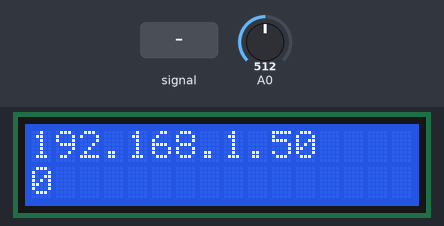
This sketch was run on a simulated Arduino Uno, built with avr-gcc and run on an emulated ATmega328P. Shown: 16×2 character LCD. The inputs (shaded band) are chosen by the test bench; at power-on: A0 = 512. WiFi joins after 1.5 s; servers stay silent unless stated; what the sketch prints to the serial monitor is not drawn.

Above: at 2.7 s.
2.8 s: A0 fed a 2 Hz sine of ±306 counts around its level
At 3.27 s:
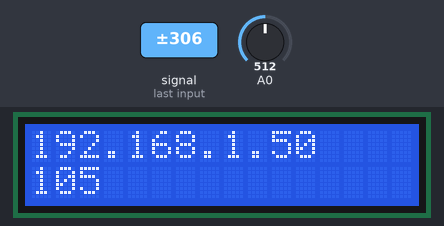
4.7 s: A0 set to 490
At 4.93 s:
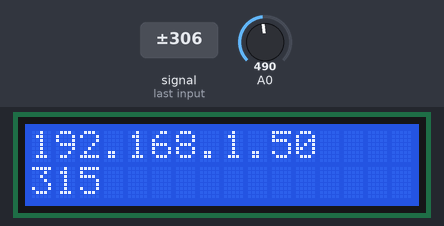
6.6 s: A0 fed a 200 Hz sine of ±81 counts around its level
At 7.6 s:
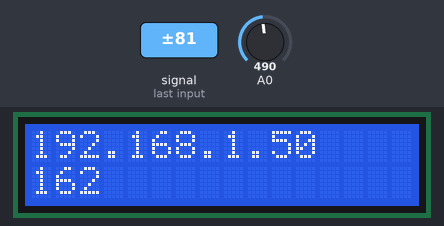
8.5 s: A0 set to 306
At 8.75 s:
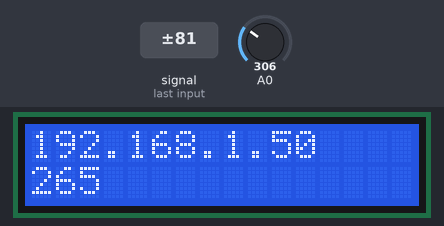
10.4 s: A0 set to 122
At 11.05 s:
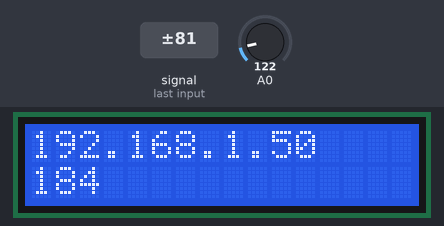
Timing chart, 0 to 13.4 s (numbered marks = the images above; inputs shaded):
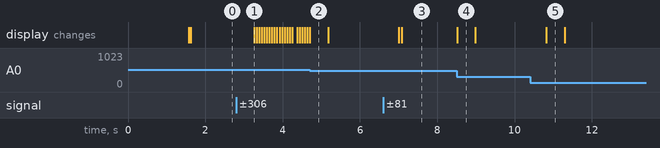

The sketch:

sketch_jul26a.ino
```cpp
#include <LiquidCrystal.h>
LiquidCrystal lcd(7, 6, 5, 4, 3, 2);

#include <SPI.h>

#include <Ethernet2.h>

byte mac[] = { 0x90, 0xA2, 0xDA, 0x10, 0xE1, 0xEE };

EthernetClient client;

char server[] = "iot.robofun.ro";


bool isInternet = true;

void setup() {
  Serial.begin(9600);
  lcd.begin(16, 2);
  lcd.setCursor(0, 0);
  lcd.print("START INTERNET..");

  if (Ethernet.begin(mac) == 0) {
    isInternet = false;
    lcd.setCursor(0, 0);
    lcd.print("                ");
    lcd.setCursor(0, 0);
    lcd.print("NO INTERNET");
  } else {
    isInternet = true;
    Serial.println(Ethernet.localIP());
    lcd.setCursor(0, 0);
    lcd.print("                ");
    lcd.setCursor(0, 0);
    lcd.print(Ethernet.localIP());
  }
}

int oldVal = 0;

long iotUpdateTime = 0;

void loop() {
  int val = readCurrent();

  if (val < 16) {
    val = 0;
  }

  if (oldVal != val) {

    if (oldVal == 0) {
      iotUpdateTime = millis();
      sendIOT(oldVal);
      sendIOT(val);
    }

    if (oldVal != 0) {
      if ((millis() - iotUpdateTime) > 60 * 10000) {
        iotUpdateTime = millis();
        sendIOT(val);
      }
    }

    if (val == 0){
        iotUpdateTime = millis();
        sendIOT(oldVal);
        sendIOT(val);
    }

    oldVal = val;
  }


  Serial.println(val);
  lcd.setCursor(0, 1);
  lcd.print("     ");
  lcd.setCursor(0, 1);
  lcd.print(val);

  delay(10);

}


void sendIOT(int val) {
  if (isInternet) {
    String temp = "GET /api/v1/senzor/TOKEN/input?value=" + String(val) + " HTTP/1.1";
    char param[100];
    temp.toCharArray(param, temp.length() + 1);

    if (client.connect(server, 80)) {
      client.println(param);
      client.println("Host: iot.robofun.ro");
      client.println("User - Agent: arduino - ethernet");
      client.println("Connection: close");
      client.println();
      Serial.println("GET DONE");
    }
    client.stop();
  }

}

int readCurrent() {
  long minim = 1023;
  long maxim = 0;
  for (int i = 0; i < 500; i++) {
    int v = analogRead(0);
    if (minim > v) {
      minim = v;
    }
    if (maxim < v) {
      maxim = v;
    }
  }
  return maxim - minim;
}
```

Measured:
- after the input at 2.8 s, the display: changes after 0.47 s (image 1)
- after the input at 6.6 s, the display: first changes after 0.41 s (image 3 shows a later state)
- after the input at 8.5 s, the display: changes at once (image 4)
- after the input at 10.4 s, the display: changes after 0.42 s (image 5)
- what the display in image 2 shows lasts 0.5 s, from 4.7 s to 5.2 s
